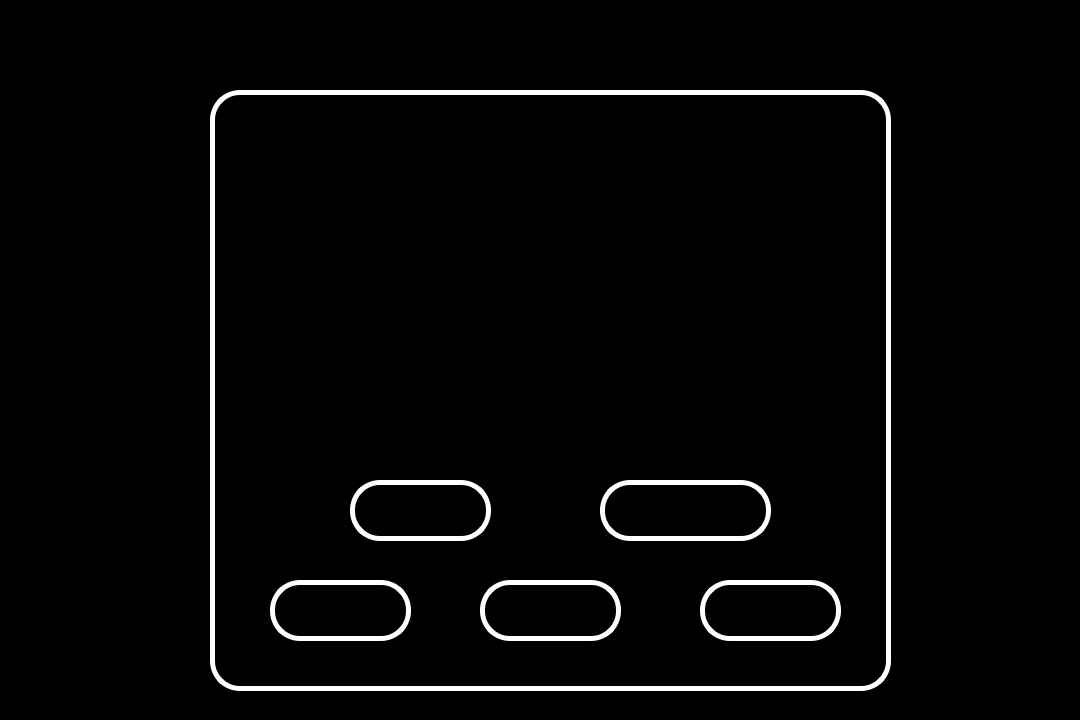
<?xml version="1.0" encoding="UTF-8"?>
<ui version="4.0">
 <class>Widget</class>
 <widget class="QWidget" name="Widget">
  <property name="geometry">
   <rect>
    <x>0</x>
    <y>0</y>
    <width>1080</width>
    <height>720</height>
   </rect>
  </property>
  <property name="cursor">
   <cursorShape>ArrowCursor</cursorShape>
  </property>
  <property name="windowTitle">
   <string>Widget</string>
  </property>
  <property name="styleSheet">
   <string notr="true">background-color: rgb(0, 0, 0);</string>
  </property>
  <widget class="QLabel" name="logo">
   <property name="geometry">
    <rect>
     <x>260</x>
     <y>0</y>
     <width>561</width>
     <height>81</height>
    </rect>
   </property>
   <property name="text">
    <string/>
   </property>
   <property name="pixmap">
    <pixmap>../JarvisImages/logo.png</pixmap>
   </property>
   <property name="scaledContents">
    <bool>true</bool>
   </property>
  </widget>
  <widget class="QFrame" name="frame">
   <property name="geometry">
    <rect>
     <x>210</x>
     <y>90</y>
     <width>681</width>
     <height>601</height>
    </rect>
   </property>
   <property name="styleSheet">
    <string notr="true">color: rgb(255, 255, 255);
border-color: rgb(255, 255, 255);
border-radius: 30px;
border-width: 5px 5px 5px 5px;
border-style: solid;</string>
   </property>
   <property name="frameShape">
    <enum>QFrame::StyledPanel</enum>
   </property>
   <property name="frameShadow">
    <enum>QFrame::Raised</enum>
   </property>
   <widget class="QPushButton" name="retryBtn">
    <property name="geometry">
     <rect>
      <x>60</x>
      <y>490</y>
      <width>141</width>
      <height>61</height>
     </rect>
    </property>
    <property name="styleSheet">
     <string notr="true">border-image: url(:/JarvisImages/retryButton.png);</string>
    </property>
    <property name="text">
     <string/>
    </property>
   </widget>
   <widget class="QPushButton" name="backBtn">
    <property name="geometry">
     <rect>
      <x>270</x>
      <y>490</y>
      <width>141</width>
      <height>61</height>
     </rect>
    </property>
    <property name="styleSheet">
     <string notr="true">border-image: url(:/JarvisImages/backButton.png);</string>
    </property>
    <property name="text">
     <string/>
    </property>
   </widget>
   <widget class="QPushButton" name="exitBtn">
    <property name="geometry">
     <rect>
      <x>490</x>
      <y>490</y>
      <width>141</width>
      <height>61</height>
     </rect>
    </property>
    <property name="styleSheet">
     <string notr="true">border-image: url(:/JarvisImages/exitButton.png);</string>
    </property>
    <property name="text">
     <string/>
    </property>
   </widget>
   <widget class="QLineEdit" name="userNameEntry">
    <property name="geometry">
     <rect>
      <x>112</x>
      <y>84</y>
      <width>481</width>
      <height>81</height>
     </rect>
    </property>
    <property name="styleSheet">
     <string notr="true">font: 15pt &quot;Segoe UI&quot;;
padding-left: 10px;</string>
    </property>
    <property name="placeholderText">
     <string>USERNAME</string>
    </property>
   </widget>
   <widget class="QLineEdit" name="passwordEntry">
    <property name="geometry">
     <rect>
      <x>110</x>
      <y>220</y>
      <width>481</width>
      <height>81</height>
     </rect>
    </property>
    <property name="styleSheet">
     <string notr="true">font: 15pt &quot;Segoe UI&quot;;
padding-left: 10px;</string>
    </property>
    <property name="placeholderText">
     <string>PASSWORD</string>
    </property>
   </widget>
   <widget class="QPushButton" name="loginBtn">
    <property name="geometry">
     <rect>
      <x>140</x>
      <y>390</y>
      <width>141</width>
      <height>61</height>
     </rect>
    </property>
    <property name="styleSheet">
     <string notr="true">border-image: url(:/JarvisImages/retryButton.png);
border-image: url(:/JarvisImages/loginButton.png);</string>
    </property>
    <property name="text">
     <string/>
    </property>
   </widget>
   <widget class="QLabel" name="label">
    <property name="enabled">
     <bool>false</bool>
    </property>
    <property name="geometry">
     <rect>
      <x>110</x>
      <y>50</y>
      <width>511</width>
      <height>301</height>
     </rect>
    </property>
    <property name="styleSheet">
     <string notr="true">border: none;</string>
    </property>
    <property name="text">
     <string/>
    </property>
    <property name="pixmap">
     <pixmap>../JarvisImages/loginFailed.gif</pixmap>
    </property>
    <property name="scaledContents">
     <bool>false</bool>
    </property>
   </widget>
   <widget class="QPushButton" name="NewUserBtn">
    <property name="geometry">
     <rect>
      <x>390</x>
      <y>390</y>
      <width>171</width>
      <height>61</height>
     </rect>
    </property>
    <property name="styleSheet">
     <string notr="true">border-image: url(:/JarvisImages/newUser.png);</string>
    </property>
    <property name="text">
     <string/>
    </property>
   </widget>
  </widget>
 </widget>
 <resources/>
 <connections/>
</ui>
